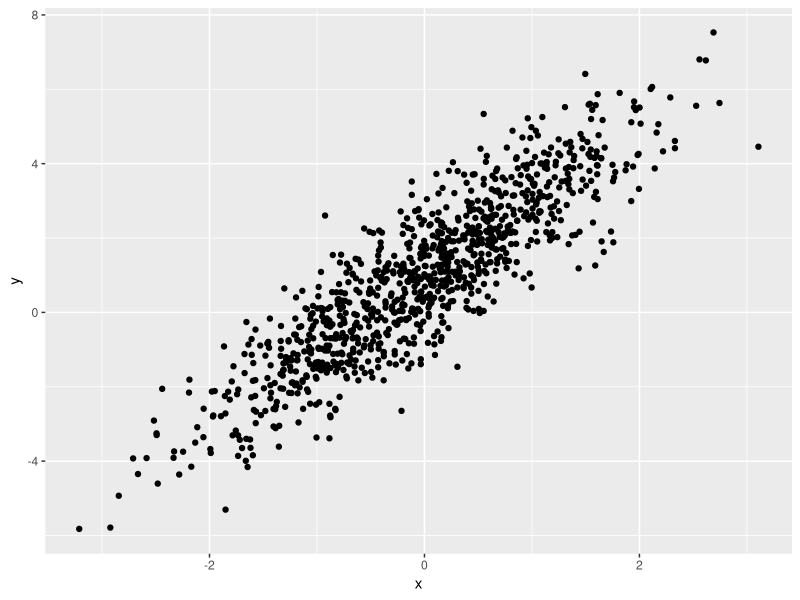

Reproduce this figure in R.
## ---- chunk 1
library(tidyverse)
## ---- chunk 2
samp = rnorm(100)
length(samp)
## ---- chunk 3
plot_df = 
  tibble(
   x = rnorm(n = 1000),
    y = 1 + 2 * x + rnorm(1000)
  )
ggplot(plot_df, aes (x = x, y = y)) + geom_point()
